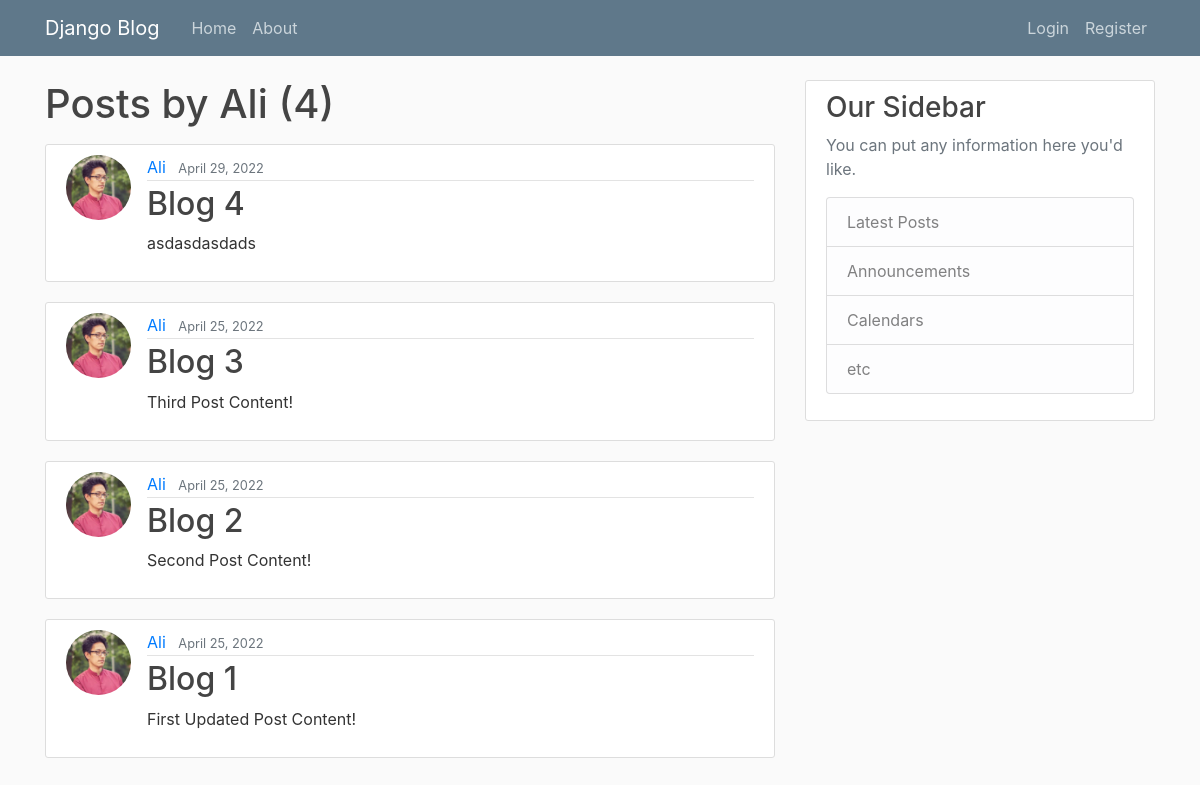
/user/Ali, run on an earlier commit of the app's database.
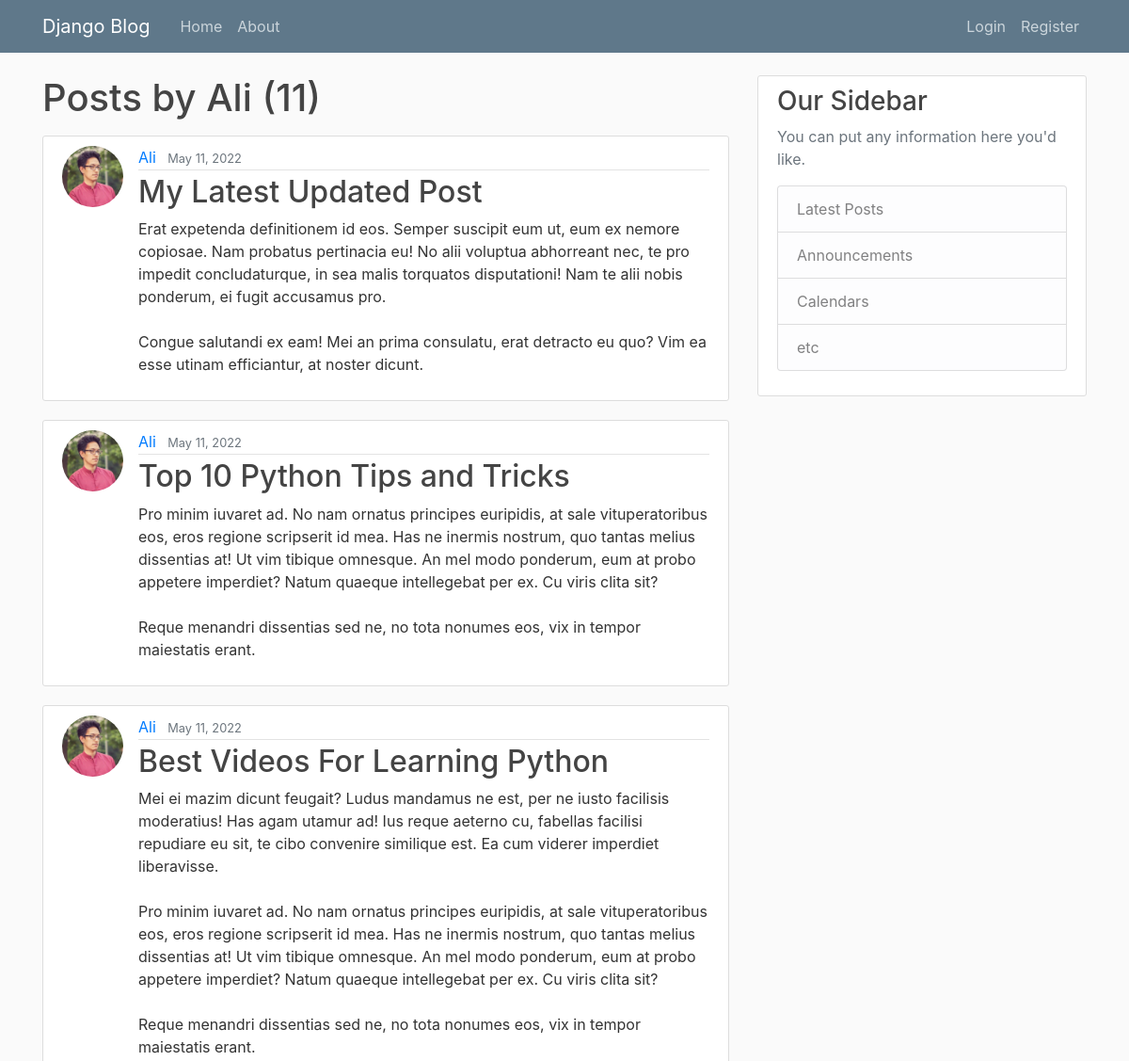
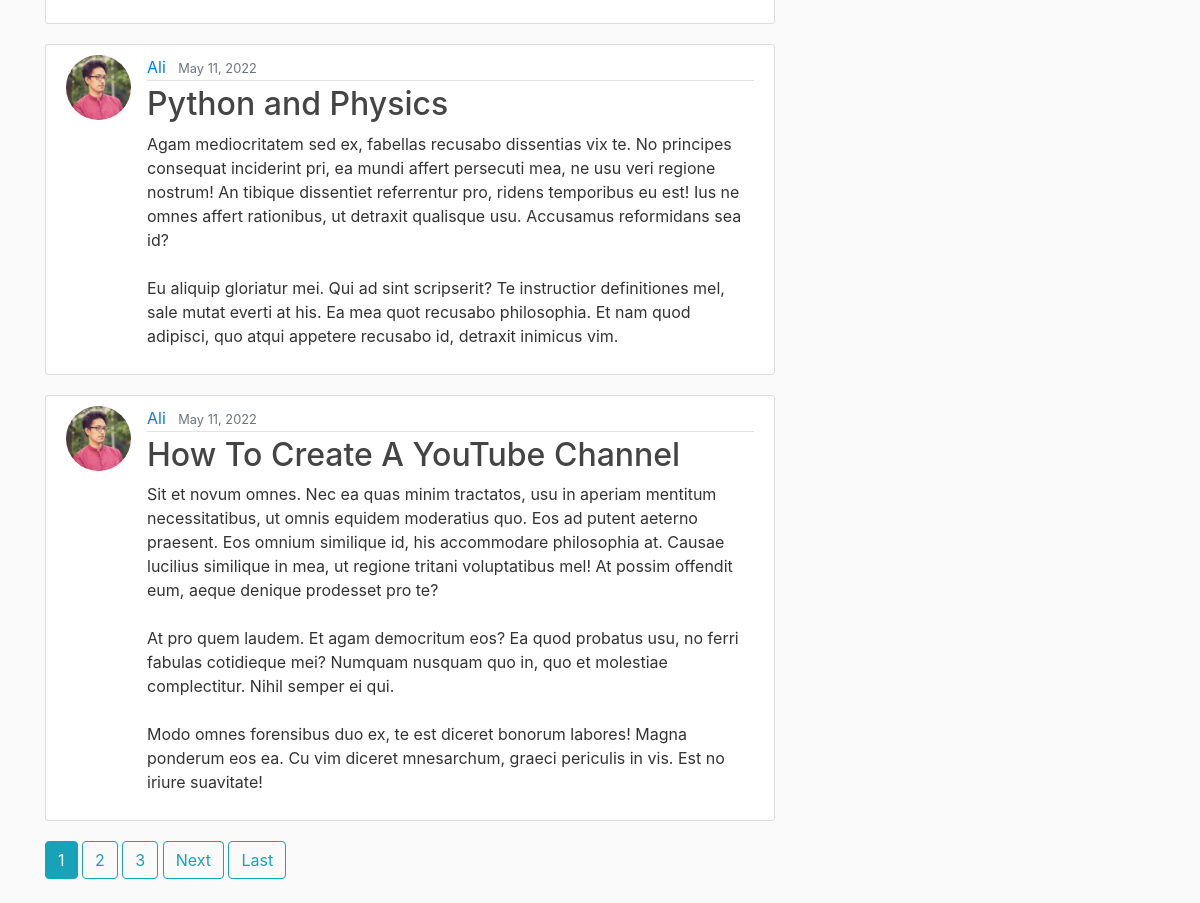
And on a later commit of the database (2 pictures, top to bottom).
### blog/models.py (models this page shows, shortened)
class Post(models.Model):
    title = models.CharField(max_length=100)
    content = models.TextField()
    date_posted = models.DateTimeField(default=timezone.now)
    author = models.ForeignKey(User, on_delete=models.CASCADE)

### users/models.py (models this page shows, shortened)
class Profile(models.Model):
    user = models.OneToOneField(User, on_delete=models.CASCADE)
    image = models.ImageField(default='default.jpg', upload_to='profile_pics')

### blog/views.py (the view)
# urls.py: path('user/<str:username>', UserPostListView.as_view(), name='user-posts'),
class UserPostListView(ListView):
    model = Post
    template_name = 'blog/user_posts.html'
    context_object_name = 'posts'
    paginate_by = 5
    def get_queryset(self):
        user = get_object_or_404(User, username=self.kwargs.get('username'))
        return Post.objects.filter(author=user).order_by('-date_posted')

### blog/templates/blog/user_posts.html (shortened to what this page needs)
{% extends "blog/base.html" %}
{% block content %}
    <h1 class="mb-3">Posts by {{ view.kwargs.username }} ({{ page_obj.paginator.count }})</h1>
    {% for post in posts %}
        <article class="media content-section">
            <img class="rounded-circle article-img" src="{{ post.author.profile.image.url }}">
            <div class="media-body">
            <div class="article-metadata">
                <a class="mr-2" href="{% url 'user-posts' post.author.username %}">{{ post.author }}</a>
                <small class="text-muted">{{ post.date_posted|date:"F d, Y" }}</small>
            </div>
            <h2><a class="article-title" href="{% url 'post-detail' post.id %}">{{ post.title }}</a></h2>
            <p class="article-content">{{ post.content }}</p>
            </div>
        </article>
    {% endfor %}
    {% if is_paginated %}
        {% for num in page_obj.paginator.page_range %}
            {% if page_obj.number == num %}
                <a class="btn btn-info mb-4" href="?page={{ num }}">{{ num }}</a>
            {% elif num > page_obj.number|add:'-3' and num < page_obj.number|add:'3' %}
                <a class="btn btn-outline-info mb-4" href="?page={{ num }}">{{ num }}</a>
            {% endif %}
        {% endfor %}
        {% if page_obj.has_next %}
            <a class="btn btn-outline-info mb-4" href="?page={{ page_obj.next_page_number }}">Next</a>
            <a class="btn btn-outline-info mb-4" href="?page={{ page_obj.paginator.num_pages }}">Last</a>
        {% endif %}
    {% endif %}
{% endblock content %}

What changed in the data, as far as the page shows it:
no longer on this page (row unchanged): Post: author.profile.image (picture), author "Ali", date_posted "April 29, 2022", title "Blog 4", content "asdasdasdads"
no longer on this page (row unchanged): Post: author.profile.image (picture), author "Ali", date_posted "April 25, 2022", title "Blog 3", content "Third Post Content!"
no longer on this page (row unchanged): Post: author.profile.image (picture), author "Ali", date_posted "April 25, 2022", title "Blog 2", content "Second Post Content!"
no longer on this page (row unchanged): Post: author.profile.image (picture), author "Ali", date_posted "April 25, 2022", title "Blog 1", content "First Updated Post Content!"
added Post: author.profile.image (picture), author "Ali", date_posted "May 11, 2022", title "My Latest Updated Post", content "Erat expetenda definitionem id eos. Semper suscipit eum ut, eum ex nemore copiosae. Nam probatus pertinacia eu! No alii voluptua abhorreant nec, te pro impedit concludaturque, in sea malis torquatos disputationi! Nam te alii nobis ponderum, ei fugit accusamus pro. Congue salutandi ex eam! Mei an prima consulatu, erat detracto eu quo? Vim ea esse utinam efficiantur, at noster dicunt."
added Post: author.profile.image (picture), author "Ali", date_posted "May 11, 2022", title "Top 10 Python Tips and Tricks", content "Pro minim iuvaret ad. No nam ornatus principes euripidis, at sale vituperatoribus eos, eros regione scripserit id mea. Has ne inermis nostrum, quo tantas melius dissentias at! Ut vim tibique omnesque. An mel modo ponderum, eum at probo appetere imperdiet? Natum quaeque intellegebat per ex. Cu viris clita sit? Reque menandri dissentias sed ne, no tota nonumes eos, vix in tempor maiestatis erant."
added Post: author.profile.image (picture), author "Ali", date_posted "May 11, 2022", title "Best Videos For Learning Python", content "Mei ei mazim dicunt feugait? Ludus mandamus ne est, per ne iusto facilisis moderatius! Has agam utamur ad! Ius reque aeterno cu, fabellas facilisi repudiare eu sit, te cibo convenire similique est. Ea cum viderer imperdiet liberavisse. Pro minim iuvaret ad. No nam ornatus principes euripidis, at sale vituperatoribus eos, eros regione scripserit id mea. Has ne inermis nostrum, quo tantas melius dissentias at! Ut vim tibique omnesque. An mel modo ponderum, eum at probo appetere imperdiet? Natum quaeque intellegebat per ex. Cu viris clita sit? Reque menandri dissentias sed ne, no tota nonumes eos, vix in tempor maiestatis erant."
added Post: author.profile.image (picture), author "Ali", date_posted "May 11, 2022", title "Python and Physics", content "Agam mediocritatem sed ex, fabellas recusabo dissentias vix te. No principes consequat inciderint pri, ea mundi affert persecuti mea, ne usu veri regione nostrum! An tibique dissentiet referrentur pro, ridens temporibus eu est! Ius ne omnes affert rationibus, ut detraxit qualisque usu. Accusamus reformidans sea id? Eu aliquip gloriatur mei. Qui ad sint scripserit? Te instructior definitiones mel, sale mutat everti at his. Ea mea quot recusabo philosophia. Et nam quod adipisci, quo atqui appetere recusabo id, detraxit inimicus vim."
added Post: author.profile.image (picture), author "Ali", date_posted "May 11, 2022", title "How To Create A YouTube Channel", content "Sit et novum omnes. Nec ea quas minim tractatos, usu in aperiam mentitum necessitatibus, ut omnis equidem moderatius quo. Eos ad putent aeterno praesent. Eos omnium similique id, his accommodare philosophia at. Causae lucilius similique in mea, ut regione tritani voluptatibus mel! At possim offendit eum, aeque denique prodesset pro te? At pro quem laudem. Et agam democritum eos? Ea quod probatus usu, no ferri fabulas cotidieque mei? Numquam nusquam quo in, quo et molestiae complectitur. Nihil semper ei qui. Modo omnes forensibus duo ex, te est diceret bonorum labores! Magna ponderum eos ea. Cu vim diceret mnesarchum, graeci periculis in vis. Est no iriure suavitate!"
Also different on the page:
{{ page_obj.paginator.count }}: "4" → "11"
new list line: "1"
new list line: "2"
new list line: "3"
text now shown: "Next Last"
